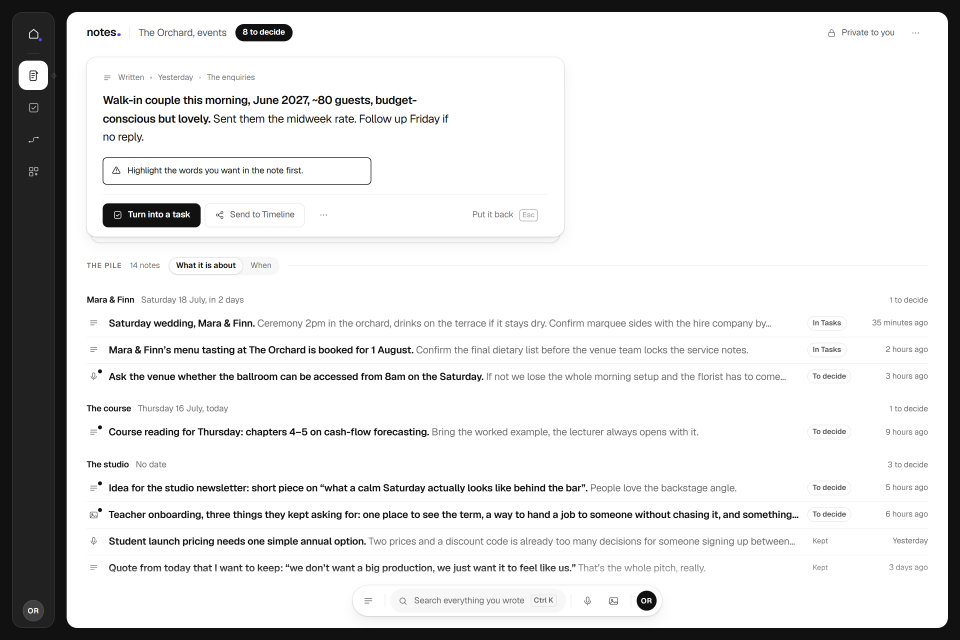
#> input picture .seat-ux/nudge.png, 2880 x 1920 px, given in place of nudge.png.png, which was not available (shown at 1/3 size)
$ python contact-sheet.py ../../.seat-ux ../../.seat-ux/nudge.png
#> lines starting #> are read from the running program, lines starting #| are printed output that depends on the picture; pictures that were not available may be replaced by others from this repository, and a replacement may not be noted
from pathlib import Path
from PIL import Image, ImageDraw, ImageFont
import sys

ROOT = Path("artifacts/tasks-redesign/screenshots")
OPTIONS = [("a", "A · Quiet Command"), ("b", "B · Editorial Project Room"), ("c", "C · Signal Spatial")]
VIEWS = ["board", "list", "timeline", "calendar"]
CELL_W, CELL_H = 400, 306
LABEL_H = 34
GUTTER = 12


def font(size: int, bold: bool = False):
    path = Path("C:/Windows/Fonts/segoeuib.ttf" if bold else "C:/Windows/Fonts/segoeui.ttf")
    return ImageFont.truetype(str(path), size) if path.exists() else ImageFont.load_default()


def build(dataset: str, width: str):
#> called with dataset = '../../.seat-ux', width = '../../.seat-ux/nudge.png'
    sheet = Image.new("RGB", (CELL_W * 4 + GUTTER * 5, CELL_H * 3 + GUTTER * 4), "#20211f")
    draw = ImageDraw.Draw(sheet)
    for row, (option, option_name) in enumerate(OPTIONS):
        for column, view in enumerate(VIEWS):
            source = ROOT / f"{option}-{view}-{dataset}-{width}.png"
            image = Image.open(source).convert("RGB")
#> image is the input picture: PIL image 2880x1920 RGB; mean R, G, B 220.7, 220.7, 220.7
            max_w, max_h = CELL_W, CELL_H - LABEL_H
            image.thumbnail((max_w, max_h), Image.Resampling.LANCZOS)
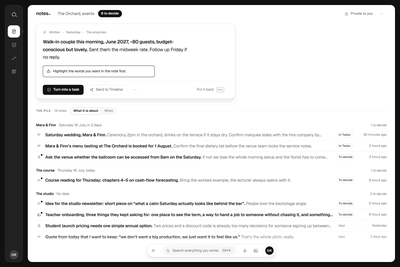
#> image: PIL image 400x267 RGB; mean R, G, B 220.3, 220.3, 220.3
            x = GUTTER + column * (CELL_W + GUTTER)
            y = GUTTER + row * (CELL_H + GUTTER)
            frame = Image.new("RGB", (CELL_W, max_h), "#f3f3f0")
            frame.paste(image, ((CELL_W - image.width) // 2, 0))
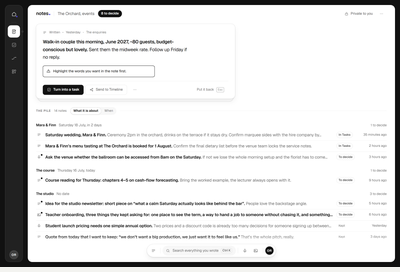
#> frame: PIL image 400x272 RGB; mean R, G, B 220.7, 220.7, 220.6
            sheet.paste(frame, (x, y + LABEL_H))
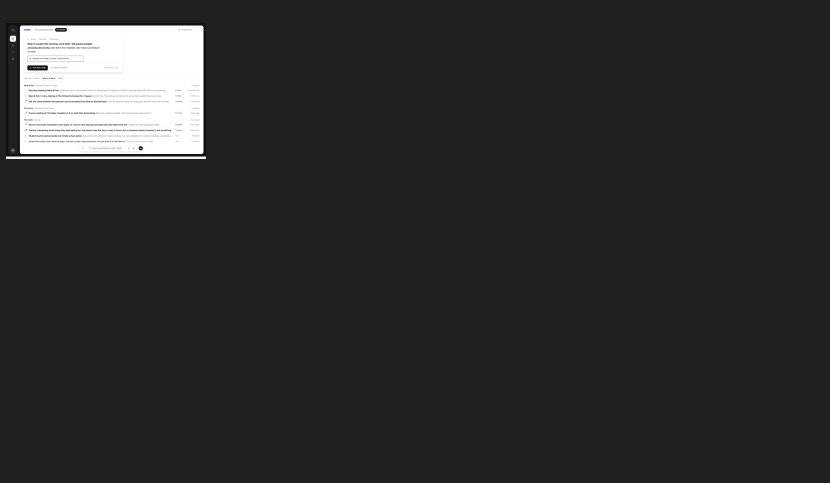
#> sheet: PIL image 1660x966 RGB (shown at 1/2 size); mean R, G, B 44.8, 45.7, 43.9
            draw.text((x + 2, y + 5), f"{option_name} · {view.title()}", fill="#ffffff", font=font(15, True))
    target = Path(f"artifacts/tasks-redesign/comparison-{dataset}-{width}.png")
    target.parent.mkdir(parents=True, exist_ok=True)
    sheet.save(target, optimize=True)
    print(target)


if __name__ == "__main__":
    dataset = sys.argv[1] if len(sys.argv) > 1 else "normal"
    width = sys.argv[2] if len(sys.argv) > 2 else "1440"
#> (the run stopped early here; a loop or call above may not have finished)

$ run again, on .seat-ux/peeled.png
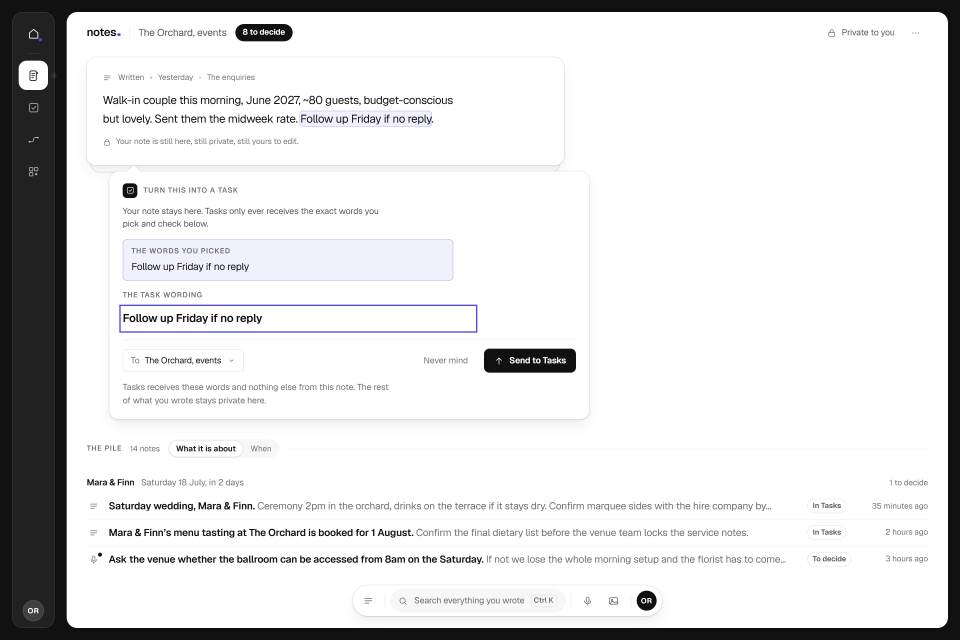
#> input picture .seat-ux/peeled.png, 2880 x 1920 px, given in place of peeled.png.png, which was not available (shown at 1/3 size)
#> in build, image is the input picture: PIL image 2880x1920 RGB; mean R, G, B 222.5, 222.4, 223.1
#> image: PIL image 400x267 RGB
#> in build, `frame.paste(image, ((CELL_W - image.width) // 2, 0))`:
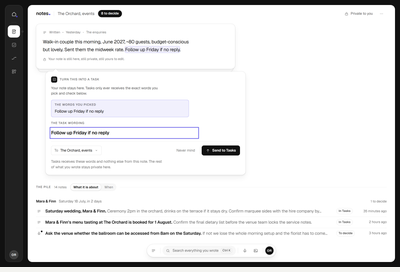
#> frame: PIL image 400x272 RGB; mean R, G, B 222.6, 222.5, 223.1
#> in build, `sheet.paste(frame, (x, y + LABEL_H))`:
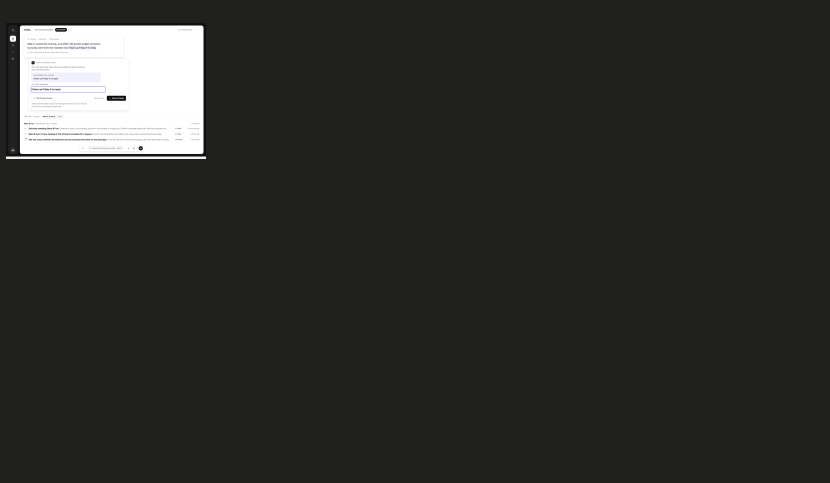
#> sheet: PIL image 1660x966 RGB (shown at 1/2 size); mean R, G, B 44.9, 45.9, 44
